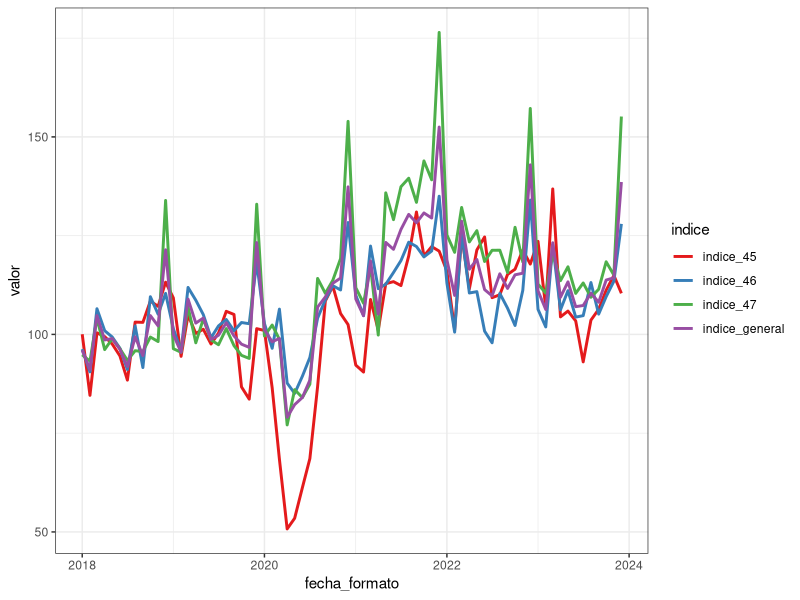

Write R code to recreate this figure.
library(readxl)
library(tidyverse)
library(stringr)
library(lubridate)

iac <- read_excel("data/descargas/series-mensuales-desde-enero-de-2018-a-la-fecha.xls", sheet = 2, skip = 4,
                  col_types = c("text", "text", rep("numeric", 4)))

iac$`Diciembre 2023` <- NULL

iac <- iac[3:73,]

iac <- iac %>% 
  rename(fecha = ...2,
         iac = ...3,
         var_mensual = ...4,
         var_anual = ...5,
         var_acumulada = ...6)

iac <- iac %>% 
  mutate(mes = str_sub(fecha, 1, 3),
         anio = str_sub(fecha, 5, 6),
         mes_num = case_when(mes == "ene" ~ 1,
                             mes == "feb" ~ 2,
                             mes == "mar" ~ 3,
                             mes == "abr" ~ 4,
                             mes == "may" ~ 5,
                             mes == "jun" ~ 6,
                             mes == "jul" ~ 7,
                             mes == "ago" ~ 8,
                             mes == "sep" ~ 9,
                             mes == "oct" ~ 10,
                             mes == "nov" ~ 11,
                             mes == "dic" ~ 12),
         anio = as.numeric(paste0("20",anio)))

iac %>% group_by(anio) %>% 
  summarise(prom = mean(iac))

iac_division <- read_excel("data/descargas/series-mensuales-desde-enero-de-2018-a-la-fecha.xls", sheet = 3, skip = 5)

iac_division <- iac_division %>% slice(1:72)

iac_division <- iac_division %>% select(-...1)

iac_division <- iac_division %>% select(-starts_with("Variación")) %>% 
  pivot_longer(starts_with("Índice"), names_to = "indice", values_to = "valor") %>% 
  mutate(indice = case_when(indice == "Índice general" ~ "indice_general",
                            indice == "Índice división 45" ~ "indice_45",
                            indice == "Índice división 46" ~ "indice_46",
                            indice == "Índice división 47" ~ "indice_47")) %>% 
  rename(fecha = `Mes y año`) %>% 
  mutate(mes = str_sub(fecha, 1, 3),
         anio = str_sub(fecha, 5, 6),
         mes_num = case_when(mes == "ene" ~ 1,
                             mes == "feb" ~ 2,
                             mes == "mar" ~ 3,
                             mes == "abr" ~ 4,
                             mes == "may" ~ 5,
                             mes == "jun" ~ 6,
                             mes == "jul" ~ 7,
                             mes == "ago" ~ 8,
                             mes == "sep" ~ 9,
                             mes == "oct" ~ 10,
                             mes == "nov" ~ 11,
                             mes == "dic" ~ 12),
         anio = as.numeric(paste0("20",anio)),
         fecha_formato = ym(paste0(anio,"-",mes_num))) %>% 
  as.data.frame()

write_rds(iac_division, "data/iac_division.rds")

iac_division  %>%
  ggplot()+
  aes(x = fecha_formato, y = valor, group=indice, fill=indice, color=indice) +
  geom_line(size = 1)+
  scale_fill_brewer(palette = "Set1") +
  scale_color_brewer(palette = "Set1") +
  theme_bw()


